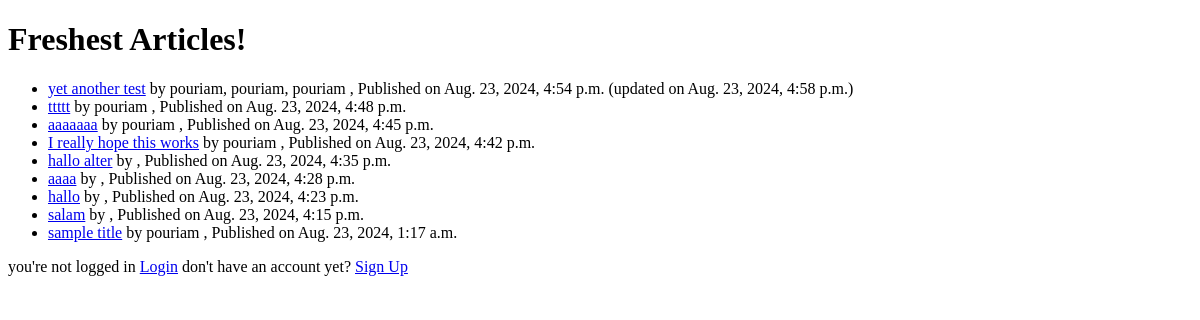
The app's page /, older data.
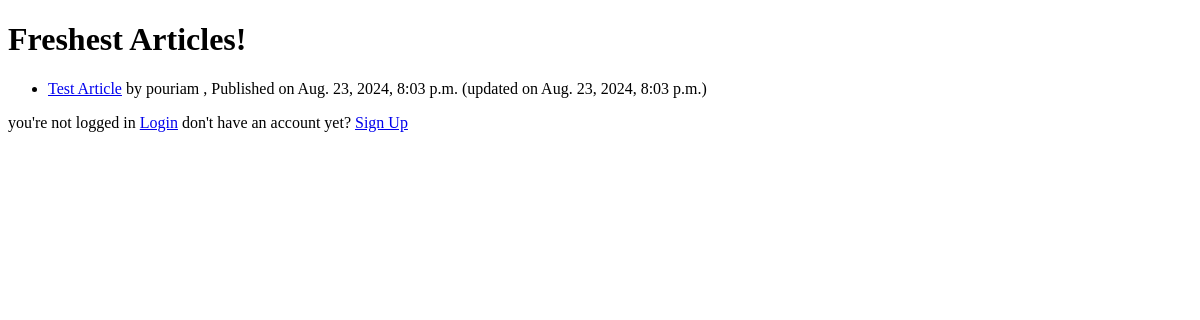
The same page, newer data.
### blog_app/models.py (models this page shows, shortened)
class Article(models.Model):
    title = models.CharField(
            max_length=200,
            validators=[MinLengthValidator(4, "Title must be greater than 4 characters")],
    )
    body = models.TextField(null=True)
    authors = models.ManyToManyField('UserProfile', through='AuthoredThrough', blank=False)
    created_at = models.DateTimeField(auto_now_add=True)
    updated_at = models.DateTimeField(auto_now=True)

class UserProfile(models.Model):
    USER = 0
    ADMIN = 1
    ROLE_CHOICES = [
        (USER, 'User'),
        (ADMIN, 'Admin'),
    ]
    user = models.OneToOneField(settings.AUTH_USER_MODEL, on_delete=models.CASCADE)
    authored = models.ManyToManyField('Article', through='AuthoredThrough', blank=True)
    role = models.IntegerField(default=USER, choices=ROLE_CHOICES)

### blog_app/views.py (the view)
# urls.py: path('', ArticleListView.as_view(), name='article_list'),
class ArticleListView(ListView):
    model = Article
    template_name = 'blog_app/article_list.html'
    context_object_name = 'articles'
    def get_queryset(self):
        return Article.objects.order_by('-created_at')[:10]
    def get_context_data(self, **kwargs):
        context = super().get_context_data(**kwargs)
        if self.request.user.is_authenticated:
            user_profile = UserProfile.objects.get(user=self.request.user)
            context['user_role'] = user_profile.role
        else:
            context['user_role'] = None
        context['ADMIN_ROLE'] = UserProfile.ADMIN
        return context

### blog_app/templates/blog_app/article_list.html (shortened to what this page needs)
<!DOCTYPE html>
<html lang="en">
<head>
</head>
<body>
<h1> Freshest Articles! </h1>
<ul>
    {% for article in articles %}
        <li>
            <a href="{% url 'blog_app:article_detail' article.id %}">{{ article.title }}</a>
            by
            {% for author in article.authors.all %}
                {{ author.user.username }}{% if not forloop.last %}, {% endif %}
            {% endfor %}
            , Published on {{ article.created_at }}
        {% if article.updated_at != article.created_at %}
          (updated on {{ article.updated_at }})</li>
        {% endif %}
    {% empty %}
        <p>
            No articles available.
        </p>
    {% endfor %}
</ul>
<p>{% include "blog_app/login_status.html" %}</p>
</body>
</html>

### blog_app/templates/blog_app/login_status.html
    {% if user.is_authenticated %}
    <p>
        you're logged in as {{user.username}}
        <a href="{% url 'logout' %}?next={{ request.path }}">Logout</a>
    </p>
    {% else %}
    <p>
        you're not logged in
        <a href="{% url 'login' %}?next={{ request.path }}">Login</a>
        don't have an account yet?
        <a href="{% url 'blog_app:signup' %}">Sign Up</a>
    </p>
    {% endif %}

Row changes from the older to the newer data that the page shows:
removed Article: title "yet another test", created_at "Aug. 23, 2024, 4:54 p.m.", updated_at "Aug. 23, 2024, 4:58 p.m.", UserProfile (user.username "pouriam")
removed Article: title "ttttt", created_at "Aug. 23, 2024, 4:48 p.m.", UserProfile (user.username "pouriam")
removed Article: title "aaaaaaa", created_at "Aug. 23, 2024, 4:45 p.m.", UserProfile (user.username "pouriam")
removed Article: title "I really hope this works", created_at "Aug. 23, 2024, 4:42 p.m.", UserProfile (user.username "pouriam")
removed Article: title "hallo alter", created_at "Aug. 23, 2024, 4:35 p.m."
removed Article: title "aaaa", created_at "Aug. 23, 2024, 4:28 p.m."
removed Article: title "hallo", created_at "Aug. 23, 2024, 4:23 p.m."
removed Article: title "salam", created_at "Aug. 23, 2024, 4:15 p.m."
removed Article: title "sample title", created_at "Aug. 23, 2024, 1:17 a.m.", UserProfile (user.username "pouriam")
added Article: title "Test Article", created_at "Aug. 23, 2024, 8:03 p.m.", updated_at "Aug. 23, 2024, 8:03 p.m.", UserProfile (user.username "pouriam")
